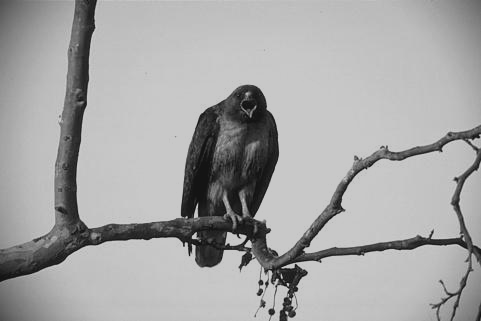
%> input picture ELTD2_ATV_03/42049_20-200.png, 481 x 321 px
$ octave atv03_03.m   (GNU Octave 9; MATLAB toolbox functions it lacks are replaced by stand-ins)
%> lines starting %> are read from the running program, lines starting %| are printed output that depends on the picture
clc, clear, close all;

% Imagem

    img_orgn = imread('42049_20-200.png');
%> img_orgn is the input picture: size 321x481 uint8; min 20, max 200, mean 165.4

% Calcular o histograma manualmente

    n_pixels = numel(img_orgn);
%> n_pixels = 154401
    hist_manual = zeros(256, 1);

    for i = 1:n_pixels
        idx = img_orgn(i) + 1;
        hist_manual(idx) = hist_manual(idx) + 1;
    end
%> this loop made 154401 passes
%> idx on passes 1 to 3: 82, 82, 82
%> after the loop, hist_manual = 256 values, max 26577 at index 201, min 0 at index 1, mean 603.1

% Plot

    figure, imshow(img_orgn), xlim([0 255]), ylim([0 255]), title('Sigmoid');
    figure, bar(0:255, hist_manual), title('Hist. Manual'), xlim([-1 255]), grid on, xlabel('x'), ylabel('y');
%> after `ylabel('y')`:
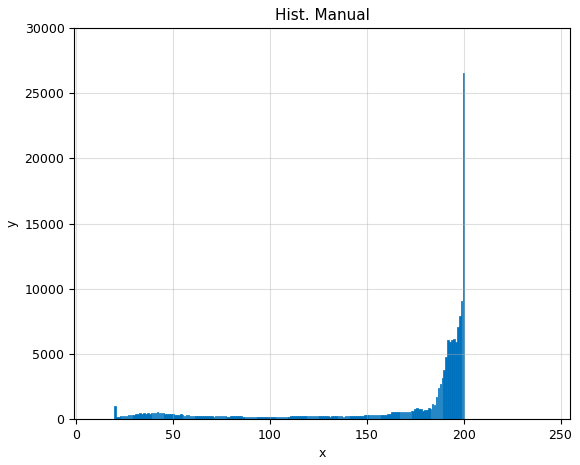
%> figure redrawn from the program's plot data; tallest bar 26577 high, from x = 199.6 to 200.4
    figure, imhist(img_orgn), title('Hist. Lib.'), xlim([-1 255]), grid on, xlabel('x'), ylabel('y');
